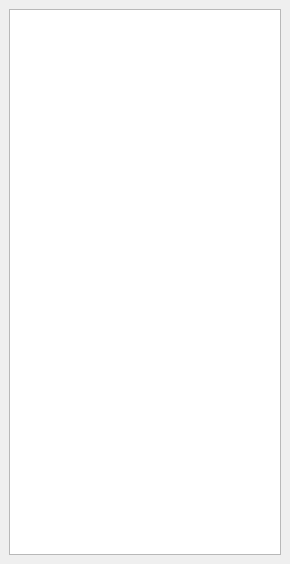
<?xml version="1.0" encoding="UTF-8"?>
<ui version="4.0">
 <class>DockWidget</class>
 <widget class="QDockWidget" name="DockWidget">
  <property name="geometry">
   <rect>
    <x>0</x>
    <y>0</y>
    <width>290</width>
    <height>564</height>
   </rect>
  </property>
  <property name="features">
   <set>QDockWidget::DockWidgetFeature::DockWidgetFloatable|QDockWidget::DockWidgetFeature::DockWidgetMovable</set>
  </property>
  <property name="allowedAreas">
   <set>Qt::DockWidgetArea::AllDockWidgetAreas</set>
  </property>
  <property name="windowTitle">
   <string>Server Status Updates</string>
  </property>
  <widget class="QWidget" name="dockWidgetContents">
   <layout class="QVBoxLayout" name="verticalLayout">
    <item>
     <widget class="QTextEdit" name="status_log">
      <property name="readOnly">
       <bool>true</bool>
      </property>
     </widget>
    </item>
   </layout>
  </widget>
 </widget>
 <resources/>
 <connections/>
</ui>
